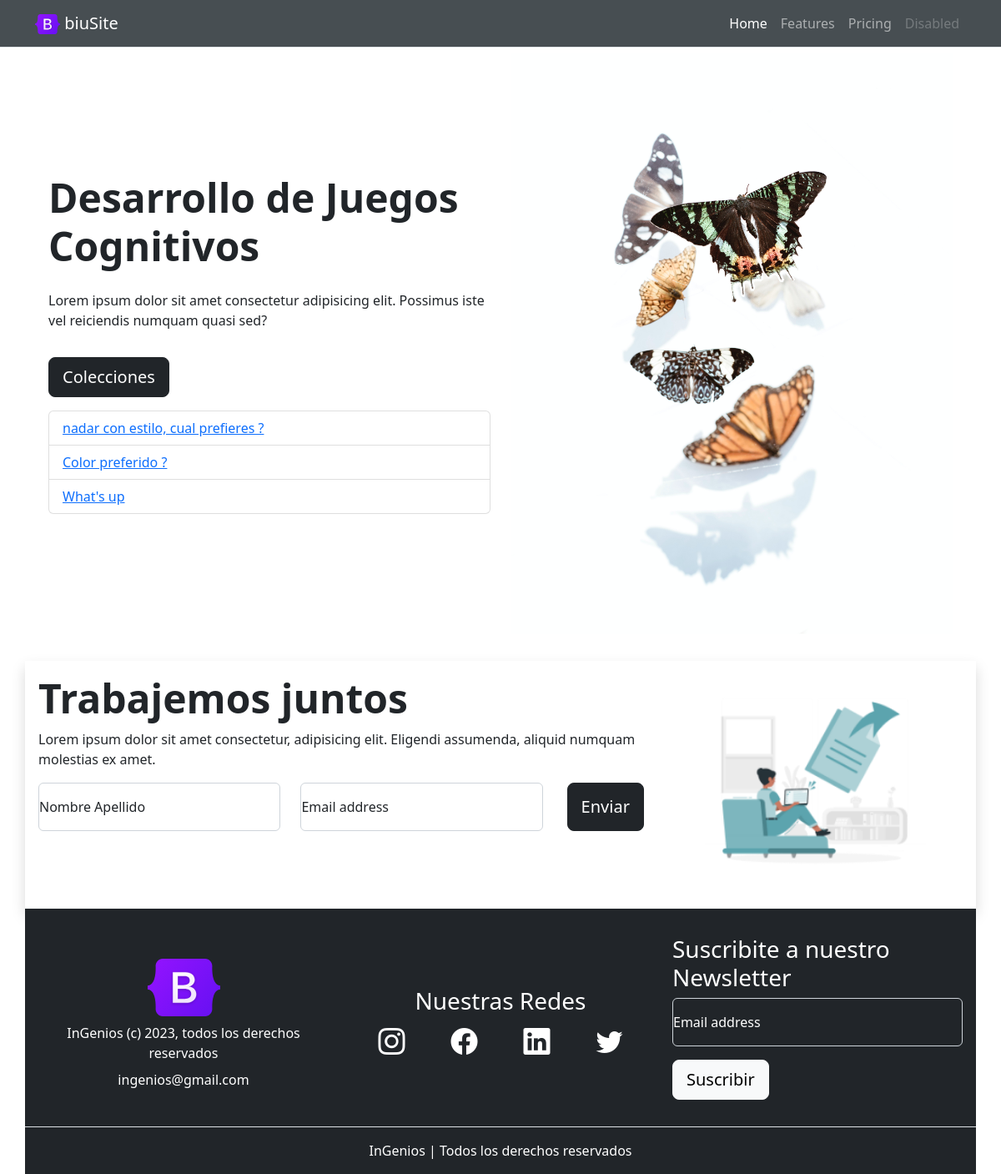
Screenshot of /polls/ with the database file from the repository.
### polls/models.py (models this page shows, shortened)
class Question(models.Model):
    question_text = models.CharField(max_length=200)
    pub_date = models.DateTimeField('date published')

### polls/views.py (the view)
# urls.py: path('', views.index, name='index'),
def index(request):
    latest_question_list = Question.objects.order_by('-pub_date')[:5]
    context = {'latest_question_list': latest_question_list,}
    return render(request, 'polls/index.html', context)

### polls/templates/polls/index.html (shortened to what this page needs)
{% load static %}
<!DOCTYPE html>
<html lang="en">
<head>
    <link rel="stylesheet" href="https://cdn.jsdelivr.net/npm/bootstrap-icons@1.10.3/font/bootstrap-icons.css">
    <link href="https://cdn.jsdelivr.net/npm/bootstrap@5.2.3/dist/css/bootstrap.min.css" rel="stylesheet"
>
    <link rel="stylesheet" href="{% static 'polls/styles.css' %}">
</head>
<body>
    <header class="navbar navbar-expand-md fixed-top navbar-dark border-bottom navbar-fixed-top">
        <div class="container">
            <a class="navbar-brand" href="#">
                <img src="{% static 'polls/img/bootstrap-logo.svg' %}" alt="Logo" width="30" class="d-inline-block align-text-bottom">
                biuSite
            </a>
            <nav class="collapse navbar-collapse justify-content-end" id="navbarNav">
                <ul class="navbar-nav">
                    <li class="nav-item">
                        <a class="nav-link active" aria-current="page" href="#">Home</a>
                    </li>
                    <li class="nav-item">
                        <a class="nav-link" href="#">Features</a>
                    </li>
                    <li class="nav-item">
                        <a class="nav-link" href="#">Pricing</a>
                    </li>
                    <li class="nav-item">
                        <a class="nav-link disabled">Disabled</a>
                    </li>
                </ul>
            </nav>
        </div>
    </header>
    <main>
        <section class="container portada">
            <div class="row align-items-center mt-md-5 p-3">
                <div class="col-12 col-md-6 order-md-last">
                    <img src="{% static 'polls/img/butterfly.jpg' %}" class="img-fluid" alt="portada">
                </div>
                <div class="col-12 col-md-6 d-flex flex-column gap-3">
                    <h1 class="text-center text-md-start fw-bold display-5">Desarrollo de Juegos Cognitivos</h1>
                    <p class="text-center text-md-start">Lorem ipsum dolor sit amet consectetur adipisicing elit.
                        Possimus iste vel reiciendis numquam quasi sed?</p>
                    <div class="d-flex justify-content-center justify-content-md-start">
                        <a href="" class="btn btn-dark btn-lg">Colecciones</a>
                    </div>
                    <div>
                        {% if latest_question_list %}
                        <ul class="list-group">
                            {% for question in latest_question_list %}
                            <li class="list-group-item">
                                <a href="{% url 'polls:detail' question.id %}">{{ question.question_text }}</a>
                            </li>
                            {% endfor %}
                        </ul>
                        {% else %}
                        <p>No polls are available.</p>
                        {% endif %}
                    </div>
                </div>
            </div>
        </section>
        <section class="formulario-contacto container shadow mt-3 p-3">
            <div class="row">
                <div class="col-md-8">
                    <h2 class="text-center text-md-start display-5 fw-bold">Trabajemos juntos</h2>
                    <p class="text-center text-md-start">Lorem ipsum dolor sit amet consectetur, adipisicing elit.
                        Eligendi assumenda, aliquid numquam molestias ex amet.
                    <form action="" class="row">
                        <div class="form-floating mb-3 col-md-5">
                            <input type="text" class="form-control" id="nombre-usuario" placeholder="Nombre Apellido">
                            <label for="nombre-usuario">Nombre Apellido</label>
                        </div>
                        <div class="form-floating mb-3 col-md-5">
                            <input type="email" class="form-control" id="email-usuario" placeholder="name@example.com">
                            <label for="email-usuario">Email address</label>
                        </div>
                        <div class="col-md-2 d-flex justify-content-center mb-3">
                            <input type="submit" class="btn btn-dark btn-lg" value="Enviar">
                        </div>
                    </form>
                </div>
                <div class="col-md-4 d-md-flex justify-content-center align-items-center">
                    <img src="{% static 'polls/img/contacto.png' %}" alt="contacto" class="d-none d-md-inline-block w-75">
                </div>
            </div>
        </section>
    </main>
    <footer>
        <div class="container bg-dark text-bg-dark">
            <div class="row justify-content-md-between align-items-md-center border-bottom">
                <div class="d-flex flex-column align-items-center mt-3 p-3 col-md-4">
                    <img src="{% static 'polls/img/bootstrap-logo.svg' %}" alt="logo" class="w-25">
                    <span class="text-center p-2">InGenios (c) 2023, todos los derechos reservados</span>
                    <span>ingenios@gmail.com</span>
                </div>
                <div class="mt-3 p-3 col-md-4">
                    <h3 class="text-center">Nuestras Redes</h3>
                    <div class="d-flex justify-content-around fs-2">
                        <i class="bi bi-instagram"></i>
                        <i class="bi bi-facebook"></i>
                        <i class="bi bi-linkedin"></i>
                        <i class="bi bi-twitter"></i>
                    </div>
                </div>
                <div class="mt-3 p-3 col-md-4">
                    <h3 class="text-center text-md-start">Suscribite a nuestro Newsletter</h3>
                    <form action="" class="row">
                        <div class="form-floating mb-3">
                            <input type="email" class="form-control text-bg-dark" id="newsletter"
                                placeholder="name@example.com">
                            <label for="newsletter">Email address</label>
                        </div>
                        <div class="d-flex justify-content-center mb-3 justify-content-md-start">
                            <input type="submit" class="btn btn-light btn-lg" value="Suscribir">
                        </div>
                    </form>
                </div>
            </div>
            <div class="d-flex justify-content-center p-3">
                <span>InGenios | Todos los derechos reservados</span>
            </div>
        </div>
    </footer>
</body>
</html>

### polls/static/polls/styles.css (style rules this page uses)
header { background-color: rgba(52, 59, 64, 0.9); color: red; }

### rows the page displays
Question: question_text "nadar con estilo, cual prefieres ?"
Question: question_text "Color preferido ?"
Question: question_text "What's up"
